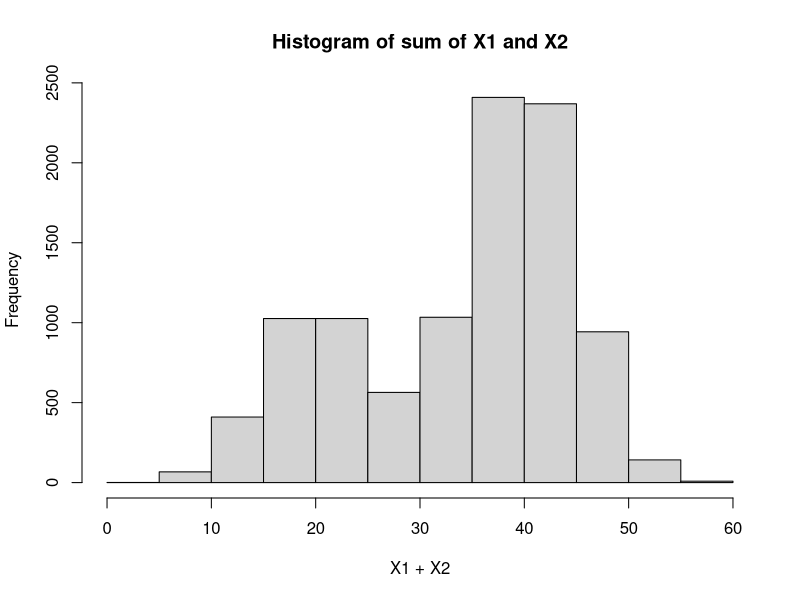
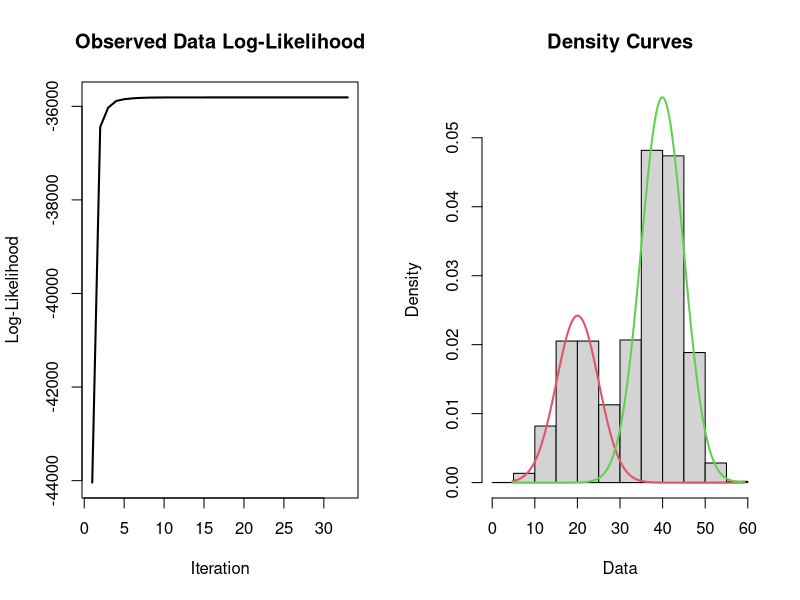

Source code (R) for these figures, in order: (Note: this script raises an error after producing the figures.)
set.seed(123)
X1 = rnorm(3000, 20, 5)
X2 = rnorm(7000, 40, 5)
x = c(X1, X2)
hist(x, nclass=10, main="Histogram of sum of X1 and X2", xlab="X1 + X2")


# Using mixtools
suppressPackageStartupMessages(library(mixtools))
par(mfrow=c(1,2))
EMmixtool <- normalmixEM(x)
plot(EMmixtool, density=TRUE)

EMmixtool[c("lambda", "mu", "sigma")]


# Calculating by hand
mem <- kmeans(x,2)$cluster
mu1 <- mean(x[mem==1])
mu2 <- mean(x[mem==2])
sigma1 <- sd(x[mem==1])
sigma2 <- sd(x[mem==2])
pi1 <- sum(mem==1)/length(mem)

# modified sum only considers finite values
sum.finite <- function(x) {
  sum(x[is.finite(x)])
}

Q <- 0
# starting value of expected value of the log likelihood
Q[2] <- sum.finite(log(pi1)+log(dnorm(x, mu1, sigma1)))
  + sum.finite(log(pi2)+log(dnorm(x, mu2, sigma2)))

k <- 2

while (abs(Q[k]-Q[k-1])>=1e-6) {
  # E step
  comp1 <- pi1 * dnorm(x, mu1, sigma1)
  comp2 <- pi2 * dnorm(x, mu2, sigma2)
  comp.sum <- comp1 + comp2
  
  p1 <- comp1/comp.sum
  p2 <- comp2/comp.sum
  
  # M step
  pi1 <- sum.finite(p1) / length(x)
  pi2 <- sum.finite(p2) / length(x)
  
  mu1 <- sum.finite(p1 * x) / sum.finite(p1)
  mu2 <- sum.finite(p2 * x) / sum.finite(p2)
  
  sigma1 <- sqrt(sum.finite(p1 * (x-mu1)^2) / sum.finite(p1))
  sigma2 <- sqrt(sum.finite(p2 * (x-mu2)^2) / sum.finite(p2))
  
  p1 <- pi1 
  p2 <- pi2
  
  k <- k + 1
  Q[k] <- sum(log(comp.sum))
}

EMmixtool["lambda"]
c(pi2, pi1)

EMmixtool["mu"]
c(mu2, mu1)

EMmixtool["sigma"]
c(sigma2, sigma1)
